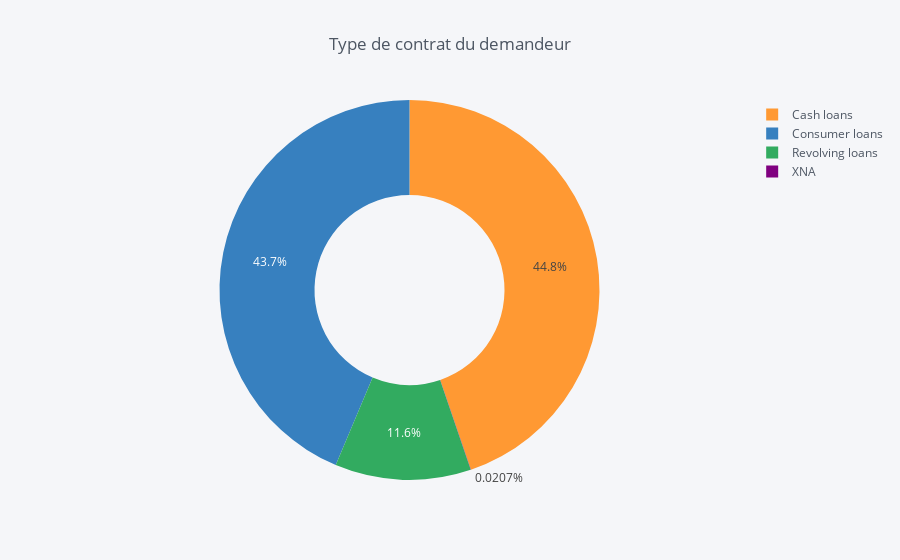
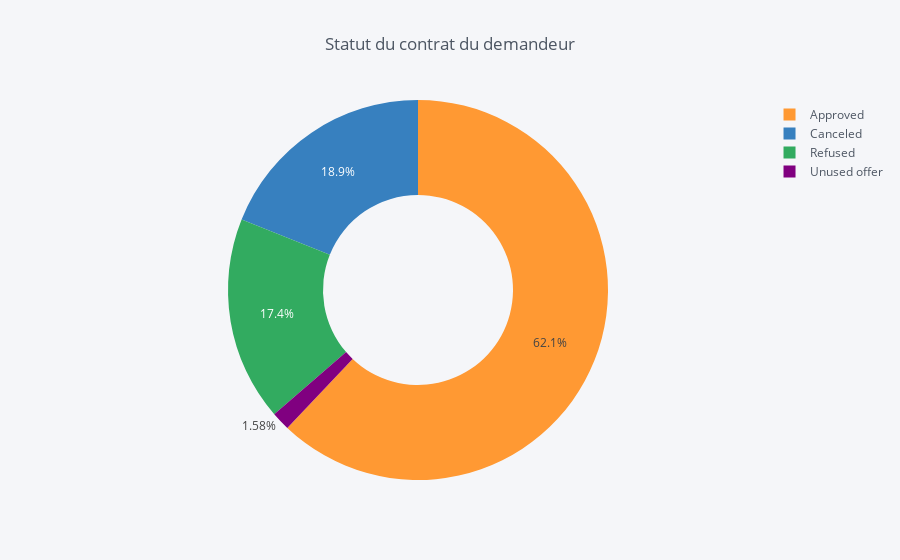
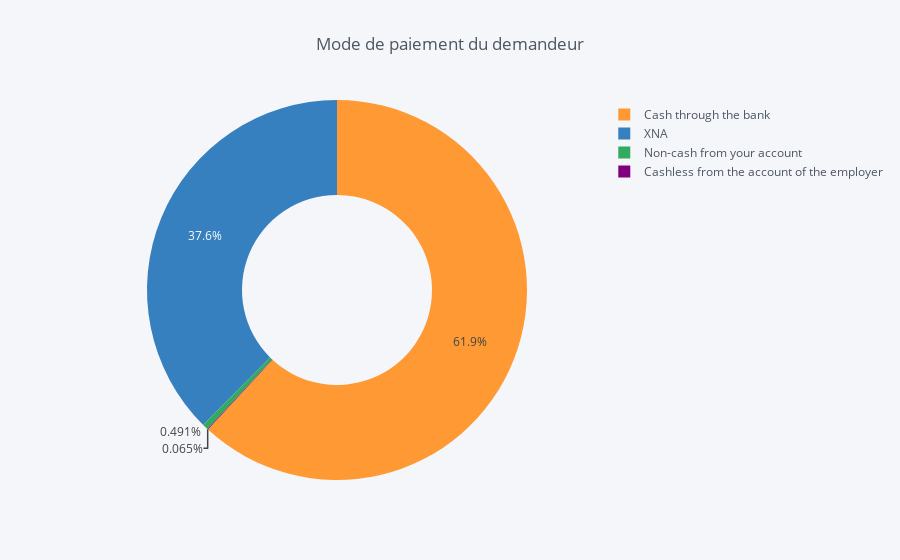
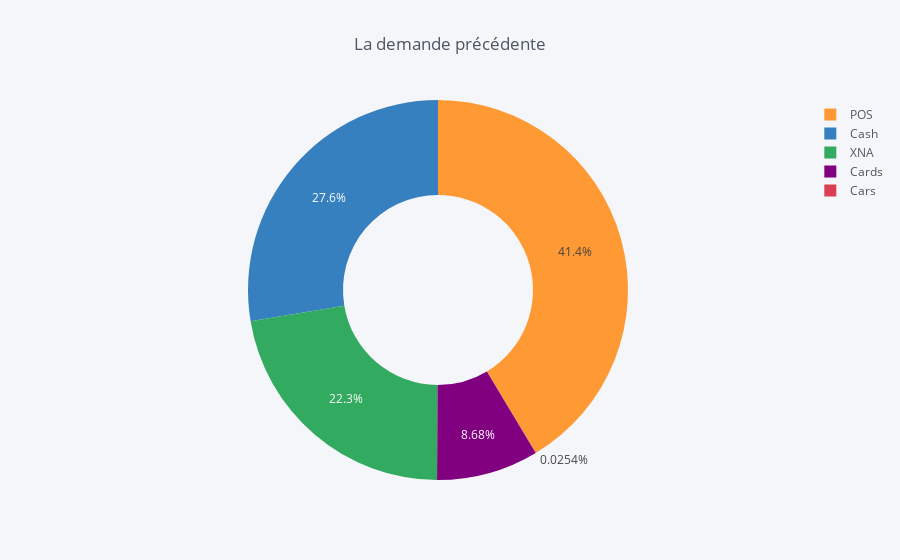

The notebook cell saved with these charts, in order:
### Code cell
list_cercle_previous=["NAME_CONTRACT_TYPE", "NAME_CONTRACT_STATUS", "NAME_PAYMENT_TYPE", "NAME_PORTFOLIO"]
Name_cercle_previous=["Type de contrat du demandeur", "Statut du contrat du demandeur", 
                      "Mode de paiement du demandeur",  "La demande précédente"]


ana_cercle(list_cercle_previous, Name_cercle_previous, "previous")

### Figure 1 — Plotly figure (JSON) as saved in the notebook; plotly's stock layout.template omitted (floating-point values rounded to 4 significant figures)
{"data": [{"hole": 0.5, "labels": ["Cash loans", "Consumer loans", "Revolving loans", "XNA"], "marker": {"colors": ["rgba(255, 153, 51, 1.0)", "rgba(55, 128, 191, 1.0)", "rgba(50, 171, 96, 1.0)", "rgba(128, 0, 128, 1.0)"]}, "name": "", "type": "pie", "values": [747553, 729151, 193164, 346]}], "layout": {"legend": {"bgcolor": "#F5F6F9", "font": {"color": "#4D5663"}}, "paper_bgcolor": "#F5F6F9", "plot_bgcolor": "#F5F6F9", "title": "Type de contrat du demandeur", "titlefont": {"color": "#4D5663"}}}

### Figure 2 — Plotly figure (JSON) as saved in the notebook; plotly's stock layout.template omitted (floating-point values rounded to 4 significant figures)
{"data": [{"hole": 0.5, "labels": ["Approved", "Canceled", "Refused", "Unused offer"], "marker": {"colors": ["rgba(255, 153, 51, 1.0)", "rgba(55, 128, 191, 1.0)", "rgba(50, 171, 96, 1.0)", "rgba(128, 0, 128, 1.0)"]}, "name": "", "type": "pie", "values": [1036781, 316319, 290678, 26436]}], "layout": {"legend": {"bgcolor": "#F5F6F9", "font": {"color": "#4D5663"}}, "paper_bgcolor": "#F5F6F9", "plot_bgcolor": "#F5F6F9", "title": "Statut du contrat du demandeur", "titlefont": {"color": "#4D5663"}}}

### Figure 3 — Plotly figure (JSON) as saved in the notebook; plotly's stock layout.template omitted (floating-point values rounded to 4 significant figures)
{"data": [{"hole": 0.5, "labels": ["Cash through the bank", "XNA", "Non-cash from your account", "Cashless from the account of the employer"], "marker": {"colors": ["rgba(255, 153, 51, 1.0)", "rgba(55, 128, 191, 1.0)", "rgba(50, 171, 96, 1.0)", "rgba(128, 0, 128, 1.0)"]}, "name": "", "type": "pie", "values": [1033552, 627384, 8193, 1085]}], "layout": {"legend": {"bgcolor": "#F5F6F9", "font": {"color": "#4D5663"}}, "paper_bgcolor": "#F5F6F9", "plot_bgcolor": "#F5F6F9", "title": "Mode de paiement du demandeur", "titlefont": {"color": "#4D5663"}}}

### Figure 4 — Plotly figure (JSON) as saved in the notebook; plotly's stock layout.template omitted (floating-point values rounded to 4 significant figures)
{"data": [{"hole": 0.5, "labels": ["POS", "Cash", "XNA", "Cards", "Cars"], "marker": {"colors": ["rgba(255, 153, 51, 1.0)", "rgba(55, 128, 191, 1.0)", "rgba(50, 171, 96, 1.0)", "rgba(128, 0, 128, 1.0)", "rgba(219, 64, 82, 1.0)"]}, "name": "", "type": "pie", "values": [691011, 461563, 372230, 144985, 425]}], "layout": {"legend": {"bgcolor": "#F5F6F9", "font": {"color": "#4D5663"}}, "paper_bgcolor": "#F5F6F9", "plot_bgcolor": "#F5F6F9", "title": "La demande précédente", "titlefont": {"color": "#4D5663"}}}
